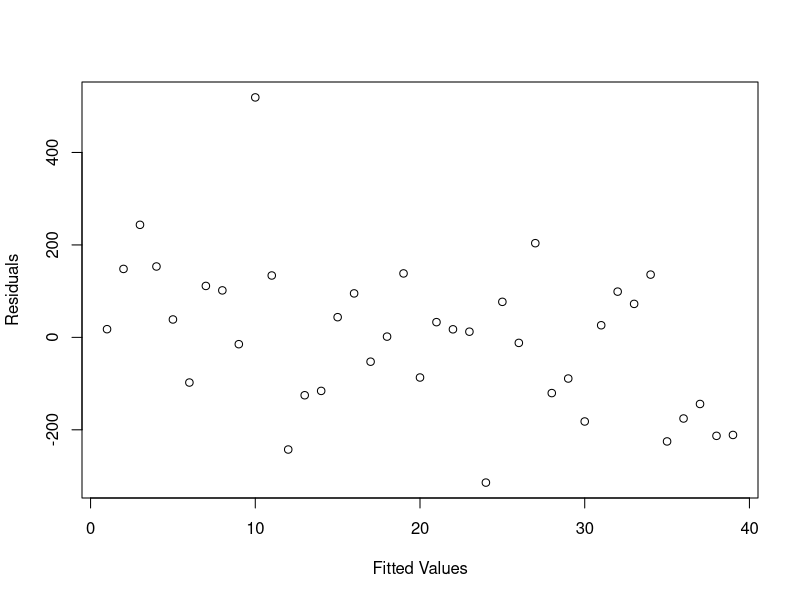
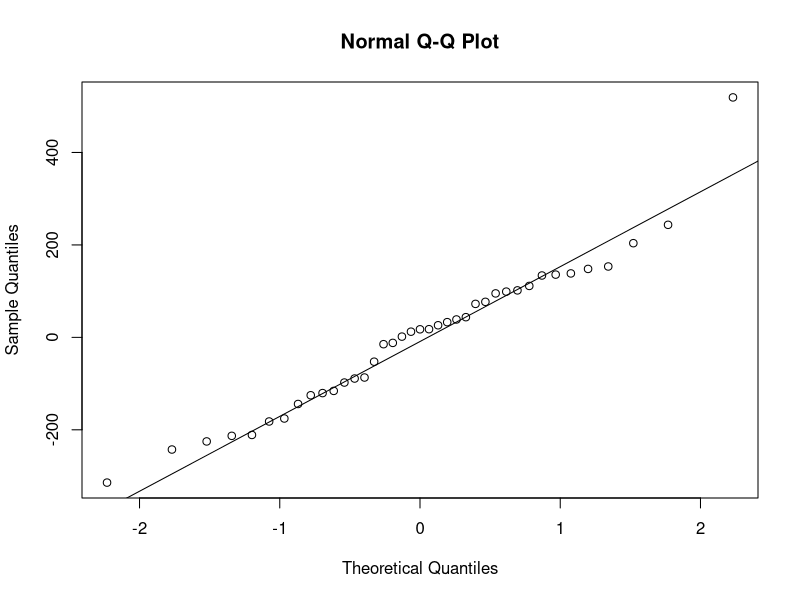
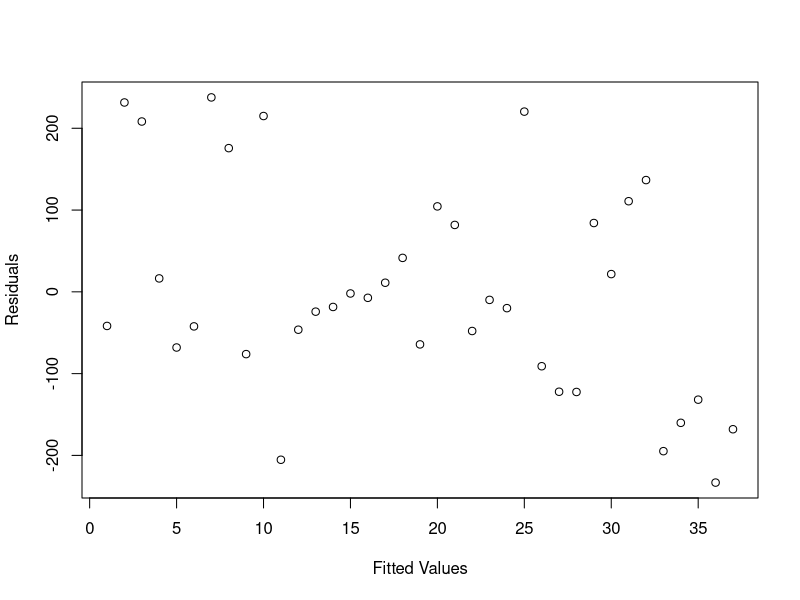
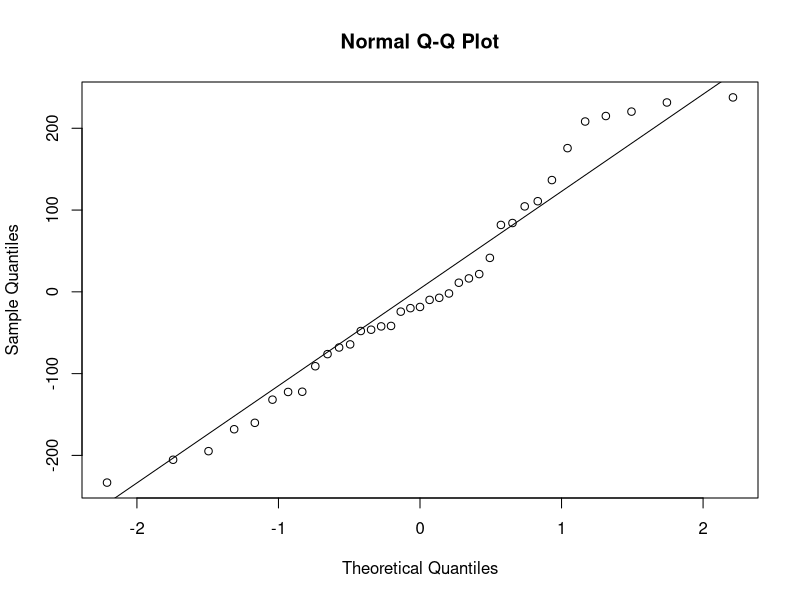
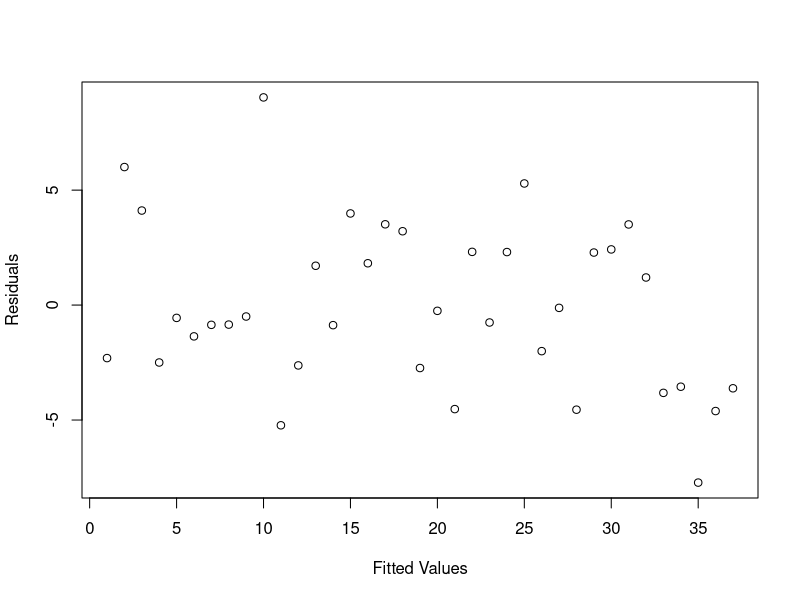
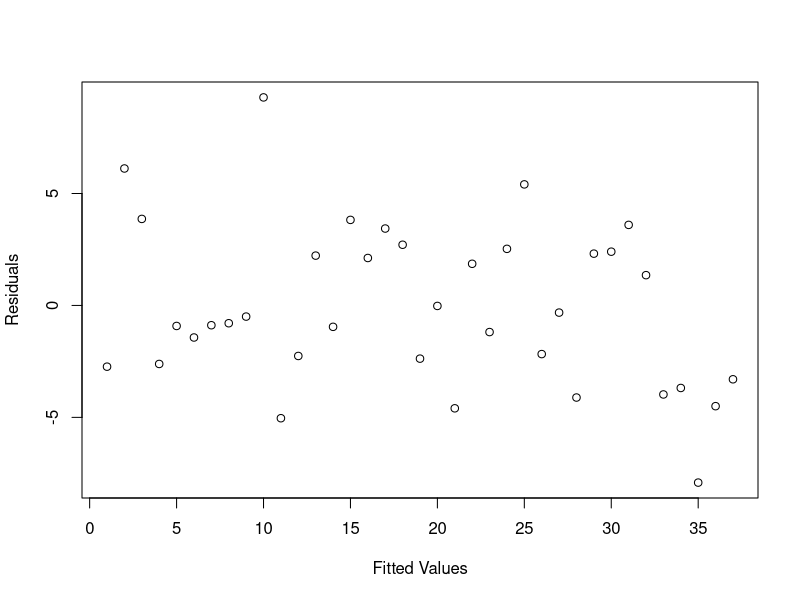
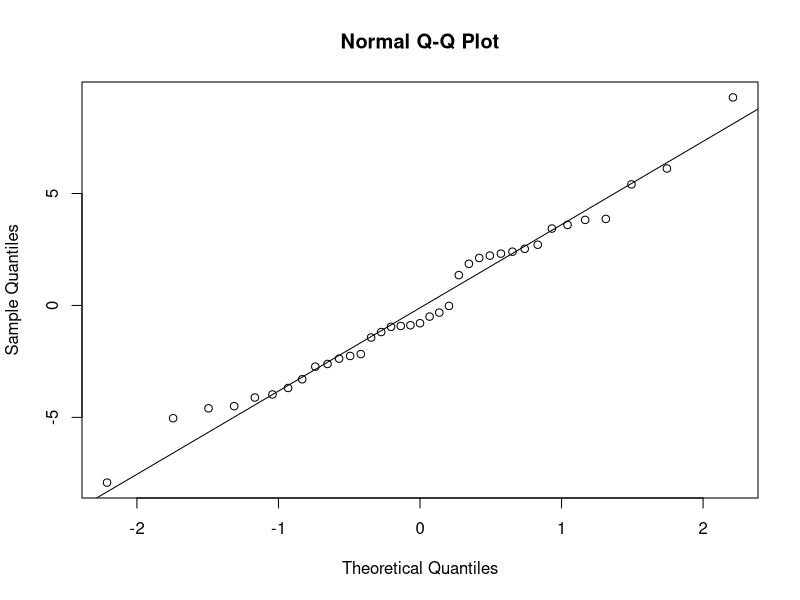
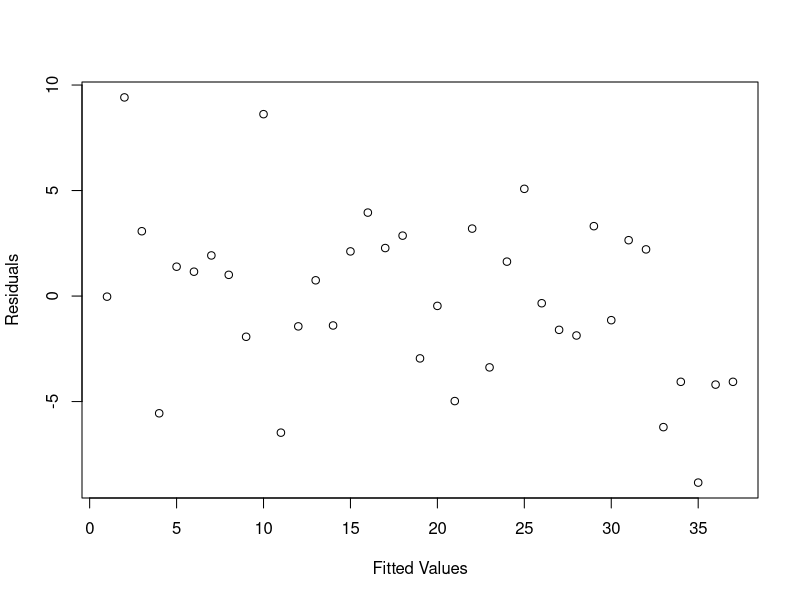

Here is the R script that generated these plots, in order:
# import libraries and the dataset
library(ggplot2)
library(tidyverse)
library(caret)
library(car)
library(mgcv)
library(Metrics)

data <- read.table("project_data.txt", header = T)
head(data)
# pairs(data)
# pairs(data[c(1:7,16)])
# pairs(data[c(8:15,16)])
# corr <- cor(data)
# abs(cor(data)) > 0.7

data <- data[-5]
data_partition <- createDataPartition(data$Crime, p = 0.8, list = FALSE)
data_train <- data[data_partition, ]
data_valid <- data[-data_partition, ]

# stepwise regression
lm_all <- lm(data = data_train, Crime ~ M+So+Ed+Po1+LF+ 
             MF+Pop+NW+U1+U2+Wealth+Ineq+Prob+Time)
lm_null <- lm(data=data_train, Crime~1)

summary(lm_all)

lm_step <- step(lm_null, scope = list(lower = lm_null, 
                upper = lm_all), direction = "both", trace = 1)
summary(lm_step)

plot(residuals(lm_step), xlab = "Fitted Values", ylab = "Residuals")
qqnorm(residuals(lm_step))
qqline(residuals(lm_step))


stud_res_lm <- rstudent(lm_step)
outliers_lm <- which(abs(stud_res_lm) > 2)
data_clean_lm <- data_train[-outliers_lm,]
lm_model_clean <- lm(Crime ~ Po1+Ineq+Ed+M+Prob+U2, data = data_clean_lm)
summary(lm_model_clean)

plot(residuals(lm_model_clean), xlab = "Fitted Values", ylab = "Residuals")
qqnorm(residuals(lm_model_clean))
qqline(residuals(lm_model_clean))


# select based simple linear model here
# the residuals show slight heteroscedasticity, variance could be decreasing

# also since it is count data, try poisson model 
# find best fit poisson model here

pois_all1 <- glm(data = data_clean_lm, Crime ~ M+So+Ed+Po1+LF+ 
                 MF+Pop+NW+U1+U2+Wealth+Ineq+Prob+Time, family = poisson(link = "log"))
summary(pois_all1)
plot(residuals(pois_all1), xlab = "Fitted Values", ylab = "Residuals")

pois_step1 <- step(pois_all1, direction = "both", trace = TRUE)
summary(pois_step1)
plot(residuals(pois_step1), xlab = "Fitted Values", ylab = "Residuals")
qqnorm(residuals(pois_step1))
qqline(residuals(pois_step1))

anova(pois_step1,test="Chisq")
sigma2 <- sum(residuals(pois_step1,type="pearson")^2)/(pois_step1$df.resid)
1-pchisq(sigma2*pois_step1$df.residual,pois_step1$df.residual)
pois_step1$df.resid*sigma2/qchisq(.95,pois_step1$df.resid)

summary(pois_step1,dispersion=sigma2)

pois_all2 <- glm(data = data_clean_lm, Crime ~ M+So+Ed+Po1+U2+Ineq+Prob, family = quasipoisson(link="log"))
summary(pois_all2)
plot(residuals(pois_all2), xlab = "Fitted Values", ylab = "Residuals")
qqnorm(residuals(pois_all2))
qqline(residuals(pois_all2))

anova(pois_all1, pois_all2, test = "Chisq")

gamma_all <- glm(data = data_clean_lm, Crime ~  M+So+Ed+Po1+U2+Ineq+Prob, family = Gamma())
summary(gamma_all)
plot(residuals(gamma_all), xlab = "Fitted Values", ylab = "Residuals")

gamma_all_step <- step(gamma_all, direction = "both", trace = TRUE)
summary(gamma_all_step)
plot(residuals(gamma_all_step), xlab = "Fitted Values", ylab = "Residuals")
qqnorm(residuals(gamma_all_step))
qqline(residuals(gamma_all_step))

# gamma_all_identity <- glm(data = data, Crime ~ M+So+Ed+Po1+LF+ 
#                    MF+Pop+NW+U1+U2+Wealth+Ineq+Prob+Time, family = Gamma(link="identity"))
# summary(gamma_all_identity)
# plot(residuals(gamma_all_identity))

quasi1 <- glm(data = data_clean_lm, Crime ~M+So+Ed+Po1+U2+Ineq+Prob, 
              family = quasi(link="log", variance = "mu^2"))
summary(quasi1)
plot(residuals(quasi1), xlab = "Fitted Values", ylab = "Residuals")
qqnorm(residuals(quasi1))
qqline(residuals(quasi1))

quasi2 <- glm(data = data_clean_lm, Crime ~M+So+Ed+Po1+U2+Ineq+Prob, 
              family = quasi(link="inverse", variance = "mu^2"))
summary(quasi2)
plot(residuals(quasi2), xlab = "Fitted Values", ylab = "Residuals")
qqnorm(residuals(quasi2))
qqline(residuals(quasi2))

## GAM models
# gam_poisson <- gam(Crime ~ s(M,k=5)+So+s(Ed,k=5)+s(Po1,k=5)+s(LF,k=5)+s(MF,k=5)+s(Pop,k=5)
#                    +s(NW,k=5)+s(U1,k=5)+s(U2,k=5)+s(Wealth,k=5)+s(Ineq,k=5)+s(Prob,k=5)+s(Time,k=5),
#                    family = poisson(link = "log"), data = data_clean_lm)

gam_poisson <- gam(Crime ~ s(M,k=5)+So+s(Ed,k=5)+s(Po1,k=5)+s(U2,k=5)+s(Ineq,k=5)+s(Prob,k=5)+s(Time,k=5),
                   family = poisson(link = "log"), data = data_clean_lm)
summary(gam_poisson)
plot(residuals(gam_poisson), xlab = "Fitted Values", ylab = "Residuals")
qqnorm(residuals(gam_poisson))
qqline(residuals(gam_poisson))

# prediction
valid_x <-data_valid[1:14]
valid_y <- data_valid[15]
pois_glm_pred <- predict(pois_all2, newdata = valid_x, type = "response")
pois_gam_pred <- predict(gam_poisson, newdata = valid_x, type = "response")

# performance
glm_rmse <- rmse(valid_y$Crime, pois_glm_pred)
gam_rmse <- rmse(valid_y$Crime, pois_gam_pred)
glm_rmse
gam_rmse

glm_mape <- mape(valid_y$Crime, pois_glm_pred)
gam_mape <- mape(valid_y$Crime, pois_gam_pred)
glm_mape
gam_mape
